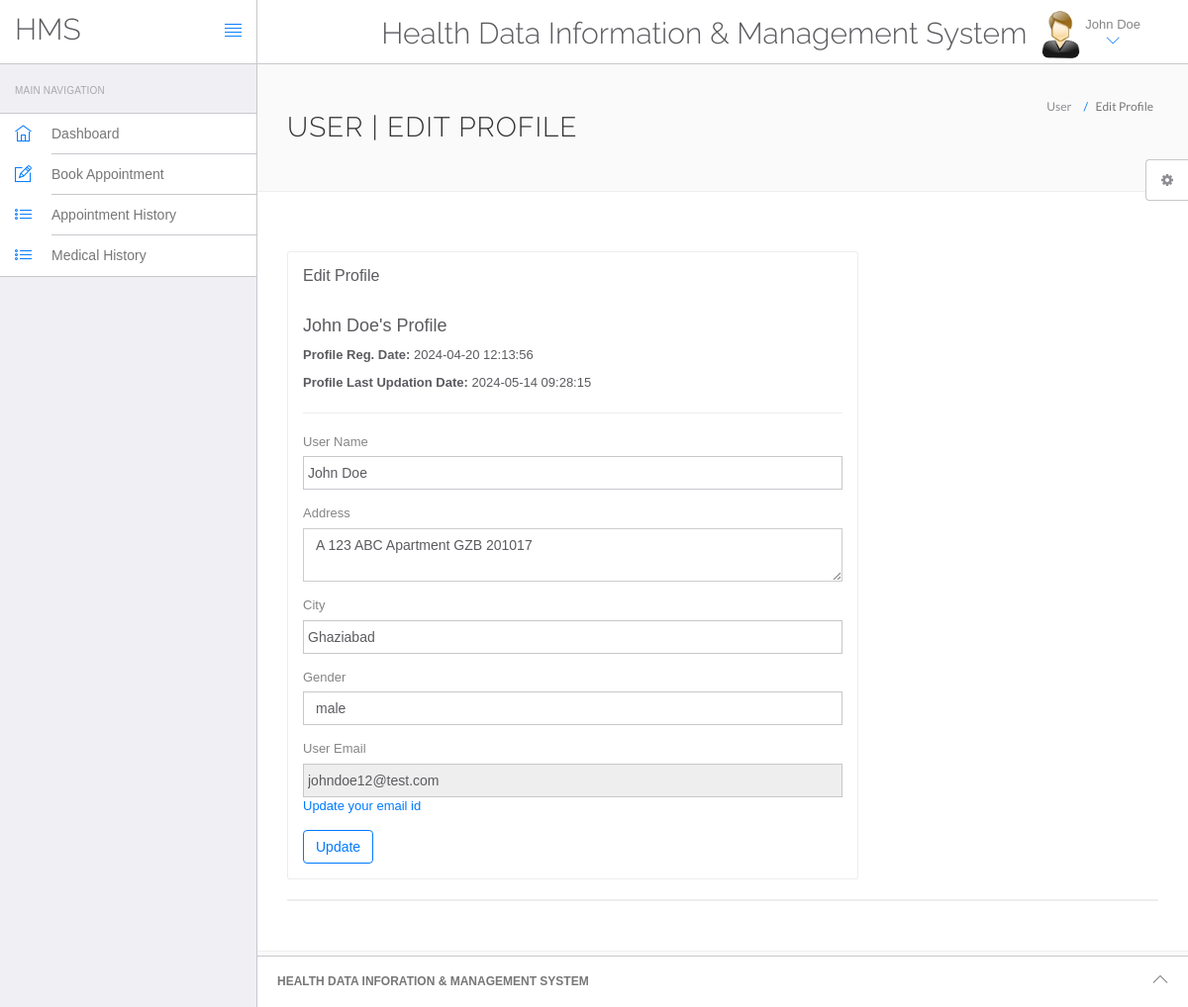
The page /hms/edit-profile.php (signed in) on the database its author committed.
### tables this page shows
CREATE TABLE `users` (
  `id` int(11) NOT NULL,
  `fullName` varchar(255) DEFAULT NULL,
  `address` longtext DEFAULT NULL,
  `city` varchar(255) DEFAULT NULL,
  `gender` varchar(255) DEFAULT NULL,
  `email` varchar(255) DEFAULT NULL,
  `password` varchar(255) DEFAULT NULL,
  `regDate` timestamp NULL DEFAULT current_timestamp(),
  `updationDate` timestamp NULL DEFAULT NULL ON UPDATE current_timestamp()
);

### hms/edit-profile.php (the view, shortened to what this page needs)
<?php
include('include/config.php');
?>
<!DOCTYPE html>
<html lang="en">
	<head>
		<link rel="stylesheet" href="vendor/bootstrap/css/bootstrap.min.css">
		<link rel="stylesheet" href="vendor/fontawesome/css/font-awesome.min.css">
		<link rel="stylesheet" href="vendor/themify-icons/themify-icons.min.css">
		<link href="vendor/animate.css/animate.min.css" rel="stylesheet" media="screen">
		<link href="vendor/perfect-scrollbar/perfect-scrollbar.min.css" rel="stylesheet" media="screen">
		<link href="vendor/switchery/switchery.min.css" rel="stylesheet" media="screen">
		<link href="vendor/bootstrap-touchspin/jquery.bootstrap-touchspin.min.css" rel="stylesheet" media="screen">
		<link href="vendor/select2/select2.min.css" rel="stylesheet" media="screen">
		<link href="vendor/bootstrap-datepicker/bootstrap-datepicker3.standalone.min.css" rel="stylesheet" media="screen">
		<link href="vendor/bootstrap-timepicker/bootstrap-timepicker.min.css" rel="stylesheet" media="screen">
		<link rel="stylesheet" href="assets/css/styles.css">
		<link rel="stylesheet" href="assets/css/plugins.css">
		<link rel="stylesheet" href="assets/css/themes/theme-1.css" id="skin_color" />
	</head>
	<body>
		<div id="app">
<?php include('include/sidebar.php');?>
			<div class="app-content">
						<?php include('include/header.php');?>
				<div class="main-content" >
					<div class="wrap-content container" id="container">
						<section id="page-title">
							<div class="row">
								<div class="col-sm-8">
									<h1 class="mainTitle">User | Edit Profile</h1>
																	</div>
								<ol class="breadcrumb">
									<li>
										<span>User </span>
									</li>
									<li class="active">
										<span>Edit Profile</span>
									</li>
								</ol>
							</div>
						</section>
						<div class="container-fluid container-fullw bg-white">
							<div class="row">
								<div class="col-md-12">
									<div class="row margin-top-30">
										<div class="col-lg-8 col-md-12">
											<div class="panel panel-white">
												<div class="panel-heading">
													<h5 class="panel-title">Edit Profile</h5>
												</div>
												<div class="panel-body">
									<?php
$sql=mysqli_query($con,"select * from users where id='".$_SESSION['id']."'");
while($data=mysqli_fetch_array($sql))
{
?>
<h4><?php echo htmlentities($data['fullName']);?>'s Profile</h4>
<p><b>Profile Reg. Date: </b><?php echo htmlentities($data['regDate']);?></p>
<?php if($data['updationDate']){?>
<p><b>Profile Last Updation Date: </b><?php echo htmlentities($data['updationDate']);?></p>
<?php } ?>
<hr />													<form role="form" name="edit" method="post">
<div class="form-group">
															<label for="fname">
																 User Name
															</label>
	<input type="text" name="fname" class="form-control" value="<?php echo htmlentities($data['fullName']);?>" >
														</div>
<div class="form-group">
															<label for="address">
																 Address
															</label>
					<textarea name="address" class="form-control"><?php echo htmlentities($data['address']);?></textarea>
														</div>
<div class="form-group">
															<label for="city">
																 City
															</label>
		<input type="text" name="city" class="form-control" required="required"  value="<?php echo htmlentities($data['city']);?>" >
														</div>
<div class="form-group">
									<label for="gender">
																Gender
															</label>
<select name="gender" class="form-control" required="required" >
<option value="<?php echo htmlentities($data['gender']);?>"><?php echo htmlentities($data['gender']);?></option>
</select>
														</div>
<div class="form-group">
									<label for="fess">
																 User Email
															</label>
					<input type="email" name="uemail" class="form-control"  readonly="readonly"  value="<?php echo htmlentities($data['email']);?>">
					<a href="change-emaild.php">Update your email id</a>
														</div>
														<button type="submit" name="submit" class="btn btn-o btn-primary">
															Update
														</button>
													</form>
													<?php } ?>
												</div>
											</div>
										</div>
											</div>
										</div>
									<div class="col-lg-12 col-md-12">
											<div class="panel panel-white">
											</div>
										</div>
									</div>
								</div>
					</div>
				</div>
			</div>
	<?php include('include/footer.php');?>
	<?php include('include/setting.php');?>
		</div>
	</body>
</html>

### hms/include/header.php (shortened to what this page needs)
<header class="navbar navbar-default navbar-static-top">
					<div class="navbar-header">
						<a class="navbar-brand" href="#">
							<h2 style="padding-top:20% ">HMS</h2>
						</a>
						<a href="#" class="sidebar-toggler pull-right visible-md visible-lg" data-toggle-class="app-sidebar-closed" data-toggle-target="#app">
							<i class="ti-align-justify"></i>
						</a>
					</div>
					<div class="navbar-collapse collapse">
						<ul class="nav navbar-right">
								<li  style="padding-top:2% ">
								<h2>Health Data Information & Management System</h2>
							</li>
							<li class="dropdown current-user">
								<a href class="dropdown-toggle" data-toggle="dropdown">
									<img src="assets/images/images.jpg"> <span class="username">
									<?php $query=mysqli_query($con,"select fullName from users where id='".$_SESSION['id']."'");
while($row=mysqli_fetch_array($query))
{
	echo $row['fullName'];
}
									?> <i class="ti-angle-down"></i></i></span>
								</a>
							</li>
						</ul>
					</div>
				</header>

### hms/assets/css/themes/theme-1.css (style rules this page uses)
body { background: #FAFAFA; }
header .navbar-header { background: #ffffff !important; border-right-color: #c8c7cc !important; border-bottom-color: #c8c7cc !important; }
header .navbar-header .sidebar-toggler, header .navbar-header .sidebar-mobile-toggler { color: #007aff !important; }
header .navbar-header .navbar-brand { color: #777 !important; }
header .navbar-collapse { background: #ffffff !important; border-bottom-color: #c8c7cc !important; box-shadow: none !important; }
header .navbar-collapse .navbar-right > li > a { color: #777; }
header .navbar-collapse .navbar-right > li > a i { color: #007aff !important; }

### rows shown on the page
users: fullName "John Doe", regDate "2024-04-20 12:13:56", updationDate "2024-05-14 09:28:15", fname "John Doe", address "A 123 ABC Apartment GZB 201017", city "Ghaziabad", gender "male", uemail "johndoe12@test.com"
